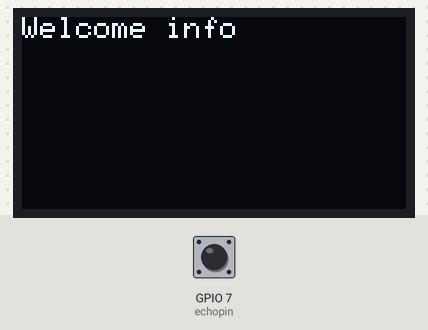
Bench run of a sketch on a simulated ESP32-S3. Shown: 128×64 one-colour display. Inputs (shaded band) come from the test bench; at power-on: GPIO 7 (echopin) LOW. What the sketch prints to the serial monitor is not drawn.

Above: at 1.8 s.
1.9 s: GPIO 7 (echopin) pulsed HIGH 2 times (0.12 s each, 0.3 s apart)
At 2.7 s:
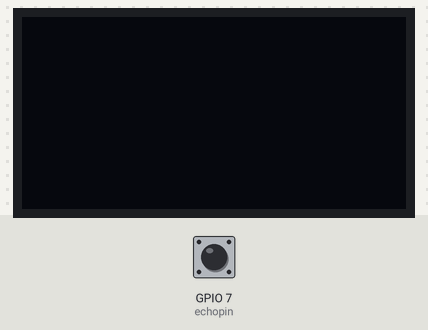
Timing chart, 0 to 4.9 s (numbered marks = the images above; inputs shaded):
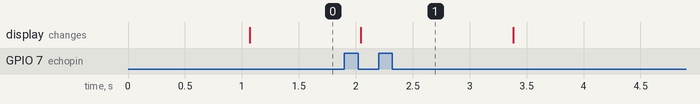

The sketch:

Ultrasonic_Sensor_code_1.ino
```cpp
#include <SPI.h>
#include <Wire.h>
#include <Adafruit_GFX.h>
#include <Adafruit_SSD1306.h>
#define SCREEN_WIDTH 128
#define SCREEN_HEIGHT 64
#define SCREEN_ADDRESS 0x3c
Adafruit_SSD1306 display(SCREEN_WIDTH, SCREEN_HEIGHT, &Wire);


const int trigpin = 6;
const int echopin = 7;
float distance;
long duration;


void setup() {
  pinMode(trigpin, OUTPUT);
  pinMode(echopin, INPUT);
  Serial.begin(9600);
  if(!display.begin(SSD1306_SWITCHCAPVCC, SCREEN_ADDRESS)){
  Serial.printf("SSD1306 allocation failed");
  for(;;);
  }
  display.clearDisplay();
}


void loop() {
  digitalWrite(trigpin, LOW);
  delay(2);
  digitalWrite(trigpin,HIGH);
  delay(10);
  digitalWrite(trigpin, LOW);
  duration = pulseIn(echopin, HIGH);
  distance = duration*0.034/2/2.54;
  Serial.printf("Distance %0.1f inches \n",distance);
  if(distance <= 10){
    welcomeInfo();
  }
  else {
    display.clearDisplay();
    display.display();
  }


}
void welcomeInfo(){
  display.clearDisplay();
  display.setTextSize(1);
  display.setTextColor(SSD1306_WHITE);
  display.setCursor(0,0);
  display.printf("Welcome info");
  display.display();
}
```

Measured:
- after the input at 1.9 s, the display: changes after 0.15 s (image 1)
